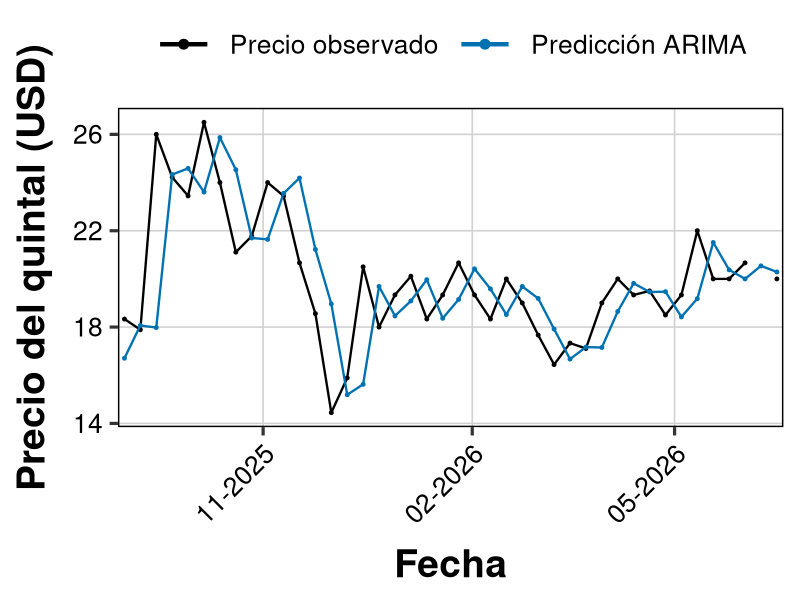
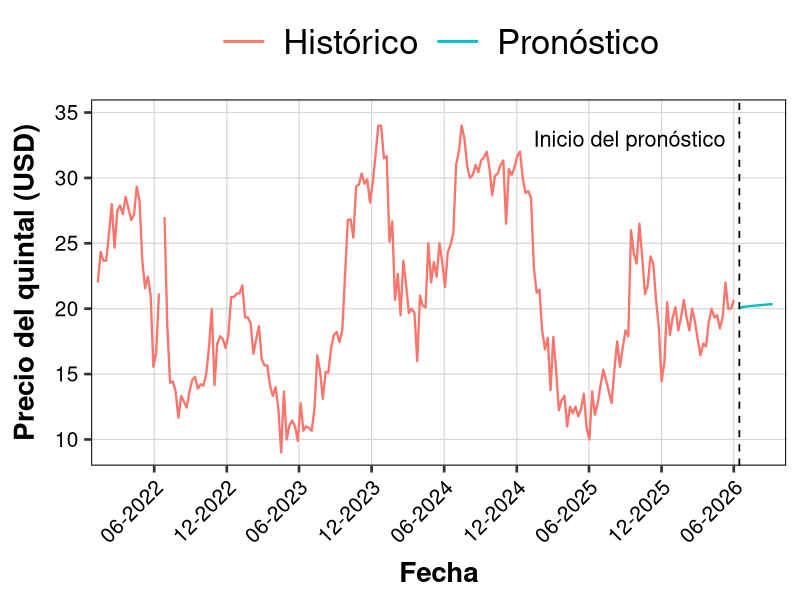
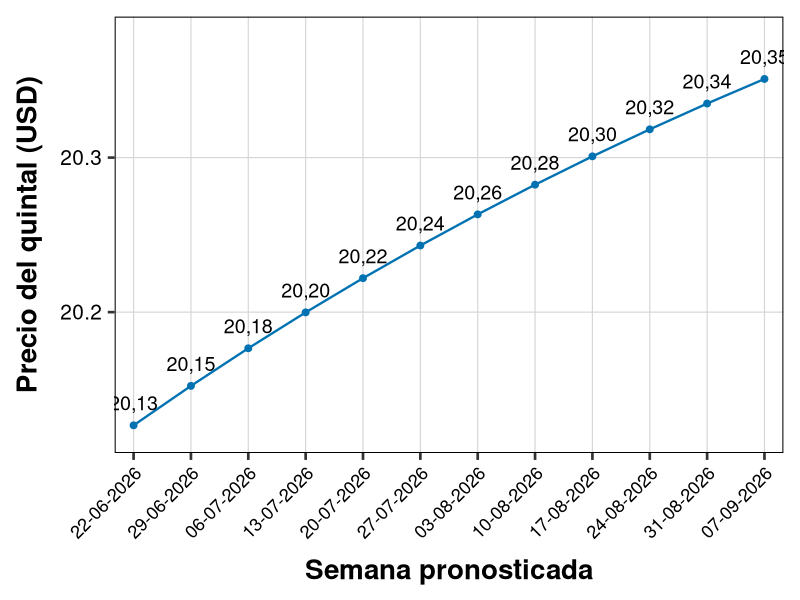

Source code (R) for these figures, in order:
# ================================================================
# MODELO ARIMA SEMANAL - PAPA SUPER CHOLA
# ================================================================

# Paquetes necesarios.
paquetes <- c(
  "readxl",
  "dplyr",
  "tidyr",
  "lubridate",
  "forecast",
  "Metrics",
  "ggplot2",
  "writexl",
  "rstudioapi"
)

# Instalar únicamente los paquetes faltantes.
faltantes <- paquetes[!vapply(
  paquetes,
  requireNamespace,
  quietly = TRUE,
  FUN.VALUE = logical(1)
)]

if (length(faltantes) > 0L) {
  install.packages(faltantes, repos = "https://cloud.r-project.org")
}

suppressPackageStartupMessages({
  library(readxl)
  library(dplyr)
  library(tidyr)
  library(lubridate)
  library(forecast)
  library(Metrics)
  library(ggplot2)
  library(writexl)
})

options(stringsAsFactors = FALSE)

# =========================================================
# 1) Carga de datos históricos del precio
# =========================================================


# Leer el Excel ubicado junto al archivo .R.
full_precio <- read_excel(
  "Papa_03-01-2022_al_30-06-2026.xlsx"
)

# =========================================================
# 2) Limpieza de los datos históricos del precio
# =========================================================

# Conservar fecha y precio.
full_precio <- full_precio[, c(
  "Fecha Investigación",
  "Precio/Presentación (USD)"
)]

colnames(full_precio) <- c("Fecha", "Precio_Quintal")

# Convertir formatos y ordenar.
precio <- full_precio %>%
  dplyr::mutate(
    Fecha = as.Date(Fecha),
    Precio_Quintal = as.numeric(Precio_Quintal)
  ) %>%
  dplyr::filter(
    !is.na(Fecha),
    !is.na(Precio_Quintal)
  ) %>%
  dplyr::group_by(Fecha) %>%
  dplyr::summarise(
    Precio_Quintal = mean(Precio_Quintal, na.rm = TRUE),
    .groups = "drop"
  ) %>%
  dplyr::arrange(Fecha)

# Verificar la base definitiva.
stopifnot(
  nrow(precio) == 628L,
  min(precio$Fecha) == as.Date("2022-01-12"),
  max(precio$Fecha) == as.Date("2026-06-17"),
  !anyNA(precio$Precio_Quintal)
)

# ================================================================
# 3. Agregación semanal
# ================================================================

# Promediar únicamente los precios observados.
precio_semanal <- precio %>%
  dplyr::mutate(
    Fecha_Semana = lubridate::floor_date(
      Fecha,
      unit = "week",
      week_start = 1
    )
  ) %>%
  dplyr::group_by(Fecha_Semana) %>%
  dplyr::summarise(
    Precio_Quintal = mean(Precio_Quintal, na.rm = TRUE),
    N_Observaciones = dplyr::n(),
    .groups = "drop"
  ) %>%
  dplyr::rename(Fecha = Fecha_Semana) %>%
  tidyr::complete(
    Fecha = seq.Date(min(Fecha), max(Fecha), by = "week"),
    fill = list(N_Observaciones = 0L)
  ) %>%
  dplyr::mutate(
    Semana_Observada = N_Observaciones > 0L
  ) %>%
  dplyr::arrange(Fecha)

fechas_faltantes <- precio_semanal %>%
  dplyr::filter(!Semana_Observada) %>%
  dplyr::pull(Fecha)

# Comprobar la estructura semanal.
stopifnot(
  nrow(precio_semanal) == 232L,
  sum(precio_semanal$Semana_Observada) == 230L,
  identical(
    fechas_faltantes,
    as.Date(c("2022-06-20", "2026-06-08"))
  )
)

# ================================================================
# 4. División temporal e imputación causal
# ================================================================

# Reservar las primeras 24 semanas, igual que en el Rmd.
ventana_maxima <- 24L
n_semanas_modelables <- nrow(precio_semanal) - ventana_maxima
n_train_modelable <- floor(0.8 * n_semanas_modelables)
indice_corte <- ventana_maxima + n_train_modelable

fecha_corte <- precio_semanal$Fecha[indice_corte]
fecha_inicio_test <- precio_semanal$Fecha[indice_corte + 1L]

stopifnot(
  fecha_corte == as.Date("2025-08-25"),
  fecha_inicio_test == as.Date("2025-09-01")
)

# Dividir antes de imputar.
precio_train_raw <- precio_semanal %>%
  dplyr::filter(Fecha <= fecha_corte)

precio_test_raw <- precio_semanal %>%
  dplyr::filter(Fecha >= fecha_inicio_test)

# Localizar el faltante de entrenamiento.
semana_faltante_train <- precio_train_raw %>%
  dplyr::filter(!Semana_Observada)

stopifnot(nrow(semana_faltante_train) == 1L)

fecha_faltante_train <- semana_faltante_train$Fecha[[1]]

# Usar solo semanas anteriores para imputar.
serie_previa_train <- precio_train_raw %>%
  dplyr::filter(
    Fecha < fecha_faltante_train,
    Semana_Observada
  ) %>%
  dplyr::arrange(Fecha) %>%
  dplyr::pull(Precio_Quintal)

modelo_imputacion_train <- stats::StructTS(
  stats::ts(serie_previa_train, frequency = 1),
  type = "level"
)

pronostico_imputacion_train <- stats::predict(
  modelo_imputacion_train,
  n.ahead = 1
)

valor_imputado_train <- as.numeric(
  pronostico_imputacion_train$pred[1]
)

error_estandar_train <- as.numeric(
  pronostico_imputacion_train$se[1]
)

# Completar solo el faltante de entrenamiento.
precio_train <- precio_train_raw %>%
  dplyr::mutate(
    Precio_Imputado = !Semana_Observada,
    Precio_Quintal = dplyr::if_else(
      Precio_Imputado,
      valor_imputado_train,
      Precio_Quintal
    ),
    Conjunto = "Entrenamiento"
  )

# Reconstruir la serie completa.
precio_modelado <- dplyr::bind_rows(
  precio_train,
  precio_test_raw %>%
    dplyr::mutate(
      Precio_Imputado = FALSE,
      Conjunto = "Prueba"
    )
) %>%
  dplyr::arrange(Fecha) %>%
  dplyr::mutate(
    Precio_Observado = dplyr::if_else(
      Semana_Observada,
      Precio_Quintal,
      NA_real_
    )
  ) %>%
  dplyr::select(
    Fecha,
    Precio_Quintal,
    Precio_Observado,
    N_Observaciones,
    Semana_Observada,
    Precio_Imputado,
    Conjunto
  )

# Localizar el faltante de prueba.
semana_faltante_test <- precio_modelado %>%
  dplyr::filter(
    Conjunto == "Prueba",
    !Semana_Observada
  )

stopifnot(nrow(semana_faltante_test) == 1L)

fecha_faltante_test <- semana_faltante_test$Fecha[[1]]

# Calcular el valor de apoyo con datos anteriores.
datos_previos_test <- precio_modelado %>%
  dplyr::filter(Fecha < fecha_faltante_test) %>%
  dplyr::arrange(Fecha)

serie_previa_test <- datos_previos_test$Precio_Quintal

stopifnot(!anyNA(serie_previa_test))

modelo_apoyo_test <- stats::StructTS(
  stats::ts(serie_previa_test, frequency = 1),
  type = "level"
)

pronostico_apoyo_test <- stats::predict(
  modelo_apoyo_test,
  n.ahead = 1
)

valor_apoyo_test <- as.numeric(
  pronostico_apoyo_test$pred[1]
)

error_estandar_test <- as.numeric(
  pronostico_apoyo_test$se[1]
)

# Marcar el apoyo y las semanas evaluables.
precio_modelado <- precio_modelado %>%
  dplyr::mutate(
    Precio_Apoyo =
      Conjunto == "Prueba" & !Semana_Observada,
    Precio_Para_Rezagos = dplyr::if_else(
      Precio_Apoyo,
      valor_apoyo_test,
      Precio_Quintal
    ),
    Evaluar_Test =
      Conjunto == "Prueba" & Semana_Observada
  )

# ================================================================
# 5. Base utilizada por ARIMA
# ================================================================

# ARIMA usa el objetivo observado, igual que en el Rmd.
precio_features <- precio_modelado %>%
  dplyr::arrange(Fecha) %>%
  dplyr::mutate(
    Precio_Objetivo = Precio_Observado
  )

# Conservar las 208 semanas modelables.
filas_modelables <- seq.int(
  ventana_maxima + 1L,
  nrow(precio_features)
)

full_data_arima <- precio_features %>%
  dplyr::slice(filas_modelables)

train_data <- full_data_arima %>%
  dplyr::filter(Conjunto == "Entrenamiento") %>%
  dplyr::arrange(Fecha)

test_data <- full_data_arima %>%
  dplyr::filter(Conjunto == "Prueba") %>%
  dplyr::arrange(Fecha)

# Controles del protocolo.
stopifnot(
  nrow(full_data_arima) == 208L,
  nrow(train_data) == 166L,
  nrow(test_data) == 42L,
  sum(test_data$Evaluar_Test) == 41L,
  sum(is.na(test_data$Precio_Objetivo)) == 1L
)

# ================================================================
# 6. Funciones de métricas
# ================================================================

# Error porcentual absoluto medio.
calc_mape <- function(real, pred) {
  mean(
    abs((real - pred) / real),
    na.rm = TRUE
  ) * 100
}

# Error porcentual absoluto medio simétrico.
calc_smape <- function(real, pred) {
  mean(
    200 * abs(real - pred) /
      (abs(real) + abs(pred)),
    na.rm = TRUE
  )
}

# Coeficiente de determinación.
calc_r2 <- function(real, pred) {
  casos_validos <- is.finite(real) & is.finite(pred)
  real_valido <- real[casos_validos]
  pred_valido <- pred[casos_validos]
  
  if (length(real_valido) < 2L) {
    return(NA_real_)
  }
  
  sst <- sum((real_valido - mean(real_valido))^2)
  
  if (sst == 0) {
    return(NA_real_)
  }
  
  sse <- sum((real_valido - pred_valido)^2)
  1 - sse / sst
}

# Resumir las cinco métricas.
calc_metrics <- function(real, pred, nombre_modelo) {
  casos_validos <- is.finite(real) & is.finite(pred)
  real_valido <- real[casos_validos]
  pred_valido <- pred[casos_validos]
  
  data.frame(
    Modelo = nombre_modelo,
    MAE = Metrics::mae(real_valido, pred_valido),
    RMSE = Metrics::rmse(real_valido, pred_valido),
    MAPE = calc_mape(real_valido, pred_valido),
    sMAPE = calc_smape(real_valido, pred_valido),
    R2 = calc_r2(real_valido, pred_valido),
    N_Evaluadas = length(real_valido)
  )
}

# ================================================================
# 7. Rolling forecast ARIMA de un paso
# ================================================================

# Reestimar ARIMA en cada semana de prueba.
rolling_forecast_arima <- function(train_df, test_df) {
  history_df <- train_df %>%
    dplyr::filter(!is.na(Precio_Objetivo)) %>%
    dplyr::arrange(Fecha)
  
  test_df <- test_df %>%
    dplyr::arrange(Fecha)
  
  preds <- rep(NA_real_, nrow(test_df))
  ordenes <- vector("list", nrow(test_df))
  
  for (i in seq_len(nrow(test_df))) {
    y_hist <- stats::ts(
      history_df$Precio_Objetivo,
      frequency = 52
    )
    
    # Configuración literal del Rmd del tutor.
    fit <- forecast::auto.arima(
      y_hist,
      seasonal = FALSE,
      stepwise = TRUE,
      approximation = FALSE
    )
    
    preds[i] <- as.numeric(
      forecast::forecast(fit, h = 1)$mean[1]
    )
    
    orden <- forecast::arimaorder(fit)
    
    ordenes[[i]] <- data.frame(
      Fecha = test_df$Fecha[i],
      Iteracion = i,
      p = unname(orden["p"]),
      d = unname(orden["d"]),
      q = unname(orden["q"]),
      AICc = as.numeric(fit$aicc)
    )
    
    # Incorporar la observación real al historial.
    history_df <- dplyr::bind_rows(
      history_df,
      test_df[i, ]
    )
  }
  
  list(
    predicciones = preds,
    ordenes = dplyr::bind_rows(ordenes)
  )
}

resultado_rolling <- rolling_forecast_arima(
  train_df = train_data,
  test_df = test_data
)

pred_arima <- resultado_rolling$predicciones
ordenes_rolling <- resultado_rolling$ordenes

# ================================================================
# 8. Predicciones y métricas
# ================================================================

y_real_test <- test_data$Precio_Objetivo

metricas_arima <- calc_metrics(
  real = y_real_test,
  pred = pred_arima,
  nombre_modelo = "ARIMA"
)

# Preparar el detalle semanal.
predicciones_test <- test_data %>%
  dplyr::transmute(
    Fecha,
    Conjunto,
    Semana_Observada,
    Evaluar_Test,
    Precio_Real = Precio_Objetivo,
    Precio_Predicho = pred_arima,
    Error = dplyr::if_else(
      Evaluar_Test,
      Precio_Real - Precio_Predicho,
      NA_real_
    ),
    Error_Absoluto = abs(Error),
    Error_Cuadratico = Error^2,
    Error_Porcentual = dplyr::if_else(
      Evaluar_Test,
      abs(Error / Precio_Real) * 100,
      NA_real_
    )
  )

# ================================================================
# 9. Gráfico de observados y predichos
# ================================================================

# Comparar los precios reales y las predicciones en prueba.
g_test <- ggplot2::ggplot(
  predicciones_test,
  ggplot2::aes(x = Fecha)
) +
  ggplot2::geom_line(
    ggplot2::aes(
      y = Precio_Real,
      color = "Precio observado"
    ),
    linewidth = 0.8,
    na.rm = TRUE
  ) +
  ggplot2::geom_point(
    ggplot2::aes(
      y = Precio_Real,
      color = "Precio observado"
    ),
    size = 1,
    na.rm = TRUE
  ) +
  ggplot2::geom_line(
    ggplot2::aes(
      y = Precio_Predicho,
      color = "Predicción ARIMA"
    ),
    linewidth = 0.8
  ) +
  ggplot2::geom_point(
    ggplot2::aes(
      y = Precio_Predicho,
      color = "Predicción ARIMA"
    ),
    size = 1
  ) +
  ggplot2::scale_color_manual(
    values = c(
      "Precio observado" = "black",
      "Predicción ARIMA" = "#0072B2"
    )
  ) +
  ggplot2::scale_x_date(
    date_breaks = "3 months",
    date_labels = "%m-%Y",
    expand = ggplot2::expansion(mult = c(0.01, 0.01))
  ) +
  ggplot2::scale_y_continuous(
    breaks = seq(
      floor(
        min(
          c(
            predicciones_test$Precio_Real,
            predicciones_test$Precio_Predicho
          ),
          na.rm = TRUE
        )
      ),
      ceiling(
        max(
          c(
            predicciones_test$Precio_Real,
            predicciones_test$Precio_Predicho
          ),
          na.rm = TRUE
        )
      ),
      by = 4
    ),
    expand = ggplot2::expansion(mult = c(0.05, 0.05))
  ) +
  ggplot2::labs(
    x = "Fecha",
    y = "Precio del quintal (USD)",
    color = NULL
  ) +
  ggplot2::theme_bw(base_size = 24) +
  ggplot2::theme(
    axis.title.x = ggplot2::element_text(
      size = 28,
      face = "bold",
      margin = ggplot2::margin(t = 14)
    ),
    axis.title.y = ggplot2::element_text(
      size = 28,
      face = "bold",
      margin = ggplot2::margin(r = 14)
    ),
    axis.text.x = ggplot2::element_text(
      size = 19,
      angle = 45,
      hjust = 1,
      vjust = 1,
      colour = "black"
    ),
    axis.text.y = ggplot2::element_text(
      size = 19,
      colour = "black"
    ),
    legend.position = "top",
    legend.justification = "center",
    legend.text = ggplot2::element_text(size = 19),
    legend.key.width = grid::unit(1.5, "cm"),
    legend.key.height = grid::unit(0.7, "cm"),
    panel.grid.major = ggplot2::element_line(
      colour = "gray82",
      linewidth = 0.55
    ),
    panel.grid.minor = ggplot2::element_blank(),
    panel.border = ggplot2::element_rect(
      colour = "black",
      linewidth = 1
    ),
    plot.margin = ggplot2::margin(10, 12, 10, 12)
  ) +
  ggplot2::guides(
    color = ggplot2::guide_legend(
      override.aes = list(
        linewidth = 1.5,
        size = 3
      )
    )
  )

print(g_test)

# Valores publicados en la Tabla 12 del PDF.
metricas_documento <- data.frame(
  Metrica = c("MAE", "RMSE", "MAPE", "sMAPE", "R2"),
  Valor_Documento = c(1.59, 2.21, 7.90, 7.97, 0.25)
)

# Comparar al mismo nivel de redondeo del documento.
verificacion_documento <- metricas_arima %>%
  dplyr::select(MAE, RMSE, MAPE, sMAPE, R2) %>%
  tidyr::pivot_longer(
    cols = dplyr::everything(),
    names_to = "Metrica",
    values_to = "Valor_Calculado"
  ) %>%
  dplyr::left_join(metricas_documento, by = "Metrica") %>%
  dplyr::mutate(
    Valor_Calculado_2d = round(Valor_Calculado, 2),
    Coincide_Documento =
      Valor_Calculado_2d == Valor_Documento
  ) %>%
  dplyr::select(
    Metrica,
    Valor_Calculado,
    Valor_Calculado_2d,
    Valor_Documento,
    Coincide_Documento
  )

if (!all(verificacion_documento$Coincide_Documento)) {
  warning(
    paste0(
      "Las métricas calculadas no coinciden completamente con la Tabla 12 ",
      "al redondear a dos decimales. Revise la base y las versiones de paquetes."
    )
  )
}

# ================================================================
# 9.1. Pronóstico futuro de 12 semanas
# ================================================================

# Usar las 232 semanas y los valores ya establecidos.
serie_final_arima <- precio_modelado %>%
  dplyr::arrange(Fecha) %>%
  dplyr::transmute(
    Fecha,
    Precio_Modelo = Precio_Para_Rezagos
  )

stopifnot(
  nrow(serie_final_arima) == 232L,
  !anyNA(serie_final_arima$Precio_Modelo),
  max(serie_final_arima$Fecha) == as.Date("2026-06-15")
)

# Reajustar ARIMA con toda la serie modelable disponible.
y_final_arima <- stats::ts(
  serie_final_arima$Precio_Modelo,
  frequency = 52
)

fit_arima_final <- forecast::auto.arima(
  y_final_arima,
  seasonal = FALSE,
  stepwise = TRUE,
  approximation = FALSE
)

# Generar las próximas 12 semanas con intervalos del 80 % y 95 %.
horizonte_futuro <- 12L

fc_arima_futuro <- forecast::forecast(
  fit_arima_final,
  h = horizonte_futuro,
  level = c(80, 95)
)

fechas_futuras <- seq.Date(
  from = max(serie_final_arima$Fecha) + 7,
  by = "week",
  length.out = horizonte_futuro
)

pronostico_futuro <- data.frame(
  Semana_Pronosticada = seq_len(horizonte_futuro),
  Fecha = fechas_futuras,
  Precio_Pronosticado = as.numeric(fc_arima_futuro$mean),
  Limite_Inferior_80 = as.numeric(fc_arima_futuro$lower[, 1]),
  Limite_Superior_80 = as.numeric(fc_arima_futuro$upper[, 1]),
  Limite_Inferior_95 = as.numeric(fc_arima_futuro$lower[, 2]),
  Limite_Superior_95 = as.numeric(fc_arima_futuro$upper[, 2])
)

# Registrar el orden elegido para el modelo final.
orden_arima_final <- forecast::arimaorder(fit_arima_final)

pronostico_futuro$Orden_ARIMA <- paste0(
  "ARIMA(",
  unname(orden_arima_final["p"]), ",",
  unname(orden_arima_final["d"]), ",",
  unname(orden_arima_final["q"]),
  ")"
)

# ================================================================
# 9.2. Gráficos del pronóstico futuro
# ================================================================

# Preparar el histórico observado.
historico_grafico <- precio_modelado %>%
  dplyr::arrange(Fecha) %>%
  dplyr::transmute(
    Fecha,
    Precio = Precio_Observado,
    Serie = "Histórico"
  )

# Conectar el pronóstico con el último precio observado.
ultimo_observado <- historico_grafico %>%
  dplyr::filter(!is.na(Precio)) %>%
  dplyr::slice_max(
    order_by = Fecha,
    n = 1L,
    with_ties = FALSE
  )

ultima_fecha_observada <- ultimo_observado$Fecha[[1L]]

pronostico_grafico <- pronostico_futuro %>%
  dplyr::transmute(
    Fecha,
    Precio = Precio_Pronosticado,
    Serie = "Pronóstico"
  ) %>%
  dplyr::bind_rows(
    ultimo_observado %>%
      dplyr::mutate(Serie = "Pronóstico"),
    .
  ) %>%
  dplyr::arrange(Fecha)

serie_completa_grafico <- dplyr::bind_rows(
  historico_grafico,
  pronostico_grafico
)

# Mostrar el histórico y las 12 semanas pronosticadas.
g_historico_futuro <- ggplot2::ggplot(
  serie_completa_grafico,
  ggplot2::aes(
    x = Fecha,
    y = Precio,
    color = Serie
  )
) +
  ggplot2::geom_line(
    linewidth = 0.8,
    na.rm = TRUE
  ) +
  ggplot2::geom_vline(
    xintercept = ultima_fecha_observada,
    linetype = "dashed",
    linewidth = 0.6,
    color = "black"
  ) +
  ggplot2::annotate(
    "text",
    x = ultima_fecha_observada - 35,
    y = max(serie_completa_grafico$Precio, na.rm = TRUE) - 1,
    label = "Inicio del pronóstico",
    hjust = 1,
    size = 5.5
  ) +
  ggplot2::scale_color_manual(
    values = c(
      "Histórico" = "#F8766D",
      "Pronóstico" = "#00BFC4"
    )
  ) +
  ggplot2::scale_x_date(
    date_breaks = "6 months",
    date_labels = "%m-%Y",
    expand = ggplot2::expansion(mult = c(0.01, 0.02))
  ) +
  ggplot2::scale_y_continuous(
    expand = ggplot2::expansion(mult = c(0.04, 0.08))
  ) +
  ggplot2::labs(
    x = "Fecha",
    y = "Precio del quintal (USD)",
    color = NULL
  ) +
  ggplot2::theme_bw(base_size = 20) +
  ggplot2::theme(
    axis.title.x = ggplot2::element_text(
      size = 20,
      face = "bold",
      margin = ggplot2::margin(t = 10)
    ),
    axis.title.y = ggplot2::element_text(
      size = 20,
      face = "bold",
      margin = ggplot2::margin(r = 10)
    ),
    axis.text.x = ggplot2::element_text(
      size = 15,
      angle = 45,
      hjust = 1,
      colour = "black"
    ),
    axis.text.y = ggplot2::element_text(
      size = 15,
      colour = "black"
    ),
    legend.position = "top",
    legend.text = ggplot2::element_text(size = 25),
    legend.key.width = grid::unit(1.3, "cm"),
    panel.grid.major = ggplot2::element_line(
      colour = "gray84",
      linewidth = 0.4
    ),
    panel.grid.minor = ggplot2::element_blank(),
    panel.border = ggplot2::element_rect(
      colour = "black",
      linewidth = 0.7
    ),
    plot.margin = ggplot2::margin(8, 10, 8, 10)
  ) +
  ggplot2::guides(
    color = ggplot2::guide_legend(
      override.aes = list(linewidth = 1)
    )
  )

# Mostrar únicamente las 12 semanas pronosticadas.
g_pronostico_futuro <- ggplot2::ggplot(
  pronostico_futuro,
  ggplot2::aes(
    x = Fecha,
    y = Precio_Pronosticado
  )
) +
  ggplot2::geom_line(
    colour = "#0072B2",
    linewidth = 0.8
  ) +
  ggplot2::geom_point(
    colour = "#0072B2",
    size = 2
  ) +
  ggplot2::geom_text(
    ggplot2::aes(
      label = scales::number(
        Precio_Pronosticado,
        accuracy = 0.01,
        decimal.mark = ","
      )
    ),
    vjust = -1,
    size = 5,
    colour = "black"
  ) +
  ggplot2::scale_x_date(
    breaks = pronostico_futuro$Fecha,
    date_labels = "%d-%m-%Y",
    expand = ggplot2::expansion(mult = c(0.03, 0.03))
  ) +
  ggplot2::scale_y_continuous(
    expand = ggplot2::expansion(mult = c(0.08, 0.18))
  ) +
  ggplot2::labs(
    x = "Semana pronosticada",
    y = "Precio del quintal (USD)"
  ) +
  ggplot2::theme_bw(base_size = 20) +
  ggplot2::theme(
    axis.title.x = ggplot2::element_text(
      size = 20,
      face = "bold",
      margin = ggplot2::margin(t = 12)
    ),
    axis.title.y = ggplot2::element_text(
      size = 20,
      face = "bold",
      margin = ggplot2::margin(r = 12)
    ),
    axis.text.x = ggplot2::element_text(
      size = 13,
      angle = 45,
      hjust = 1,
      vjust = 1,
      colour = "black"
    ),
    axis.text.y = ggplot2::element_text(
      size = 15,
      colour = "black"
    ),
    panel.grid.major = ggplot2::element_line(
      colour = "gray84",
      linewidth = 0.4
    ),
    panel.grid.minor = ggplot2::element_blank(),
    panel.border = ggplot2::element_rect(
      colour = "black",
      linewidth = 0.7
    ),
    plot.margin = ggplot2::margin(12, 12, 10, 12)
  )

print(g_historico_futuro)
print(g_pronostico_futuro)

# ================================================================
# 10. Controles y exportación
# ================================================================

controles_datos <- data.frame(
  Indicador = c(
    "Registros diarios",
    "Semanas totales",
    "Semanas observadas",
    "Semanas modelables",
    "Semanas de entrenamiento ARIMA",
    "Semanas de prueba",
    "Semanas evaluadas",
    "Fecha final de entrenamiento",
    "Fecha inicial de prueba",
    "Semana imputada en entrenamiento",
    "Valor imputado en entrenamiento",
    "Error estándar de imputación",
    "Semana no observada en prueba",
    "Valor de apoyo en prueba",
    "Error estándar del apoyo"
  ),
  Valor = c(
    as.character(nrow(precio)),
    as.character(nrow(precio_semanal)),
    as.character(sum(precio_semanal$Semana_Observada)),
    as.character(nrow(full_data_arima)),
    as.character(nrow(train_data)),
    as.character(nrow(test_data)),
    as.character(sum(test_data$Evaluar_Test)),
    format(fecha_corte, "%Y-%m-%d"),
    format(fecha_inicio_test, "%Y-%m-%d"),
    format(fecha_faltante_train, "%Y-%m-%d"),
    format(valor_imputado_train, digits = 12),
    format(error_estandar_train, digits = 12),
    format(fecha_faltante_test, "%Y-%m-%d"),
    format(valor_apoyo_test, digits = 12),
    format(error_estandar_test, digits = 12)
  )
)

# Registrar versiones para reproducibilidad.
versiones_paquetes <- data.frame(
  Componente = c("R", paquetes),
  Version = c(
    R.version.string,
    vapply(
      paquetes,
      function(paquete) {
        as.character(utils::packageVersion(paquete))
      },
      FUN.VALUE = character(1)
    )
  )
)



# Exportar un Excel exclusivo de ARIMA.
write_xlsx(
  list(
    Metricas_Test = metricas_arima,
    Predicciones_Test = predicciones_test,
    Pronostico_Futuro = pronostico_futuro,
    Verificacion_Documento = verificacion_documento,
    Ordenes_Rolling = ordenes_rolling,
    Controles_Datos = controles_datos,
    Versiones = versiones_paquetes,
    Base_Modelo_ARIMA = full_data_arima,
    Base_Semanal = precio_modelado
  ),
  path = "Resultados_ARIMA_Semanal.xlsx"
)

# Guardar el gráfico junto al script.
ggplot2::ggsave(
  filename = "arima_s_test.pdf",
  plot = g_test,
  width = 7,
  height = 4.8,
  units = "in"
)

# Guardar el histórico y el pronóstico futuro.
ggplot2::ggsave(
  filename = "Grafico_arima_s_hist_y_pred.pdf",
  plot = g_historico_futuro,
  width = 7,
  height = 4.8,
  units = "in"
)

# Guardar únicamente las 12 semanas futuras.
ggplot2::ggsave(
  filename = "Grafico_arima_s_solo_pred.pdf",
  plot = g_pronostico_futuro,
  width = 7,
  height = 4.8,
  units = "in"
)

# Mostrar resultados principales.
print(metricas_arima)
print(verificacion_documento)
print(pronostico_futuro)

cat(
  "\nResultados guardados en: ",
  normalizePath(getwd(), winslash = "/", mustWork = TRUE),
  "\n",
  sep = ""
)
